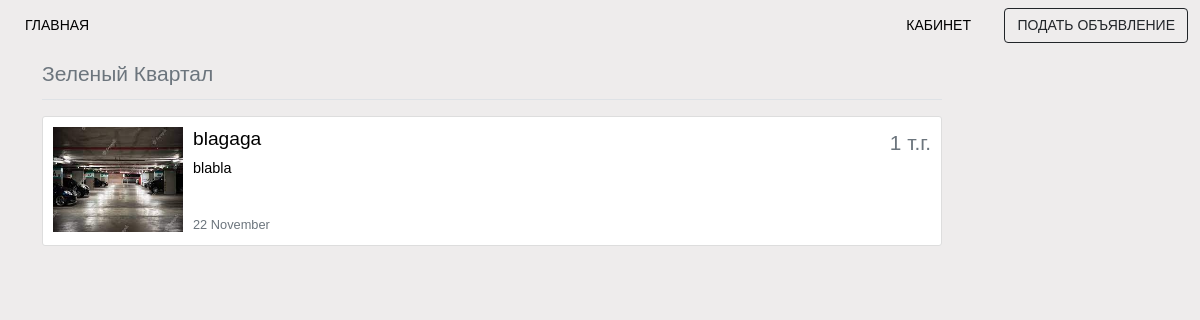
Screenshot of /profile/posts/2 with the database file from the repository.
### audan/models.py (models this page shows, shortened)
class Post(models.Model):
    title = models.CharField(max_length=30, verbose_name= ('Краткое описание'))
    body = models.TextField(null=True, blank=True, max_length=100, verbose_name= ('Полное описание'))
    date_created = models.DateTimeField(default=timezone.now)
    date_modified = models.DateTimeField(auto_now=True)
    price = models.IntegerField(null=True, blank=True, verbose_name= ('Цена'))
    phone_number = PhoneNumberField(verbose_name= ('Номер телефона'))
    image = models.ImageField(default='default.jpg', upload_to='post_pics', verbose_name= ('Фото'))
    author = models.ForeignKey(User, on_delete=models.CASCADE, related_name="posts")
    zhk = models.ForeignKey(Building, on_delete=models.PROTECT, related_name="posts", verbose_name= ('Жилой Комплекс'))

class Building(models.Model):
    name = models.CharField(max_length=70)
    city = models.ForeignKey(City, on_delete=models.PROTECT, related_name="buildings")

### users/views.py (the view)
# urls.py: path('posts/<int:pk>', views.PostDetailView.as_view(), name='post-detail'),
class PostDetailView(DetailView):
    model = Post
    template_name = 'users/post.html'

### users/templates/users/post.html (shortened to what this page needs)
{% extends "audan/layout.html" %}
{% block body %}
<div class="container" >
    <div style="max-width: 900px" class="d-flex justify-content-between mt-1 mb-3 border-bottom">
        <legend>
            <small class="text-muted">{{post.zhk.name}}<small>
        </legend>
    </div>
    <div class="posts">
        <article class="content-section">
            <div class="d-flex justify-content-between">
                <div class="post d-flex">
                    <img class="post-img" src="{{ post.image.url }}">
                    <div class="d-flex flex-column">
                        <div class="post-content" style="height: 70px;">
                            <h2 class="post-title-nohover">{{ object.title }}</h2>
                            <p class="post-body">{{ object.body }}</p>
                        </div>
                        <div class="justify-content-end">
                            <a id="number" href="tel:{{object.phone_number}}">{{object.phone_number}}</a><br>
                            <span class="post-author text-muted me-2">{{post.date_created|date:"d F"}}</span>
                        </div>
                    </div>
                </div>
                <div class="justify-content-end">
                    {% if post.price %}
                        <span class="price-right">{{ object.price }} т.г.</span>
                    {% endif %}
                </div>
            </div>
        </article>
    </div>
</div>
{% endblock %}

### audan/static/audan/main.css (style rules this page uses)
body { margin: 0 0 55px 0; background-color:rgb(238, 236, 236); font-family: sans-serif; }
legend small { font-weight: 200; }
.post, .post:hover { color: black; text-decoration: none; }
.post-title, .post-title-nohover { font-size: 1.2rem; font-weight: 300; }
.post-body { font-size: 0.9rem; font-weight: 200; }
.posts .price-right { font-size: 1.3rem; font-weight: 500; }
.posts .post-author { font-size: 0.8rem; font-weight:200; }
.posts .post-content { height: 80px; }
.content-section { background: #ffffff; padding: 10px 10px; border: 1px solid #dddddd; border-radius: 3px; margin-bottom: 10px; max-width: 900px; }
.post-img { height: 105px; width: 130px; margin-right: 10px; }

### rows the page displays
Post: zhk.name "Зеленый Квартал", image (picture), title "blagaga", body "blabla", date_created "22 November", price "1"
